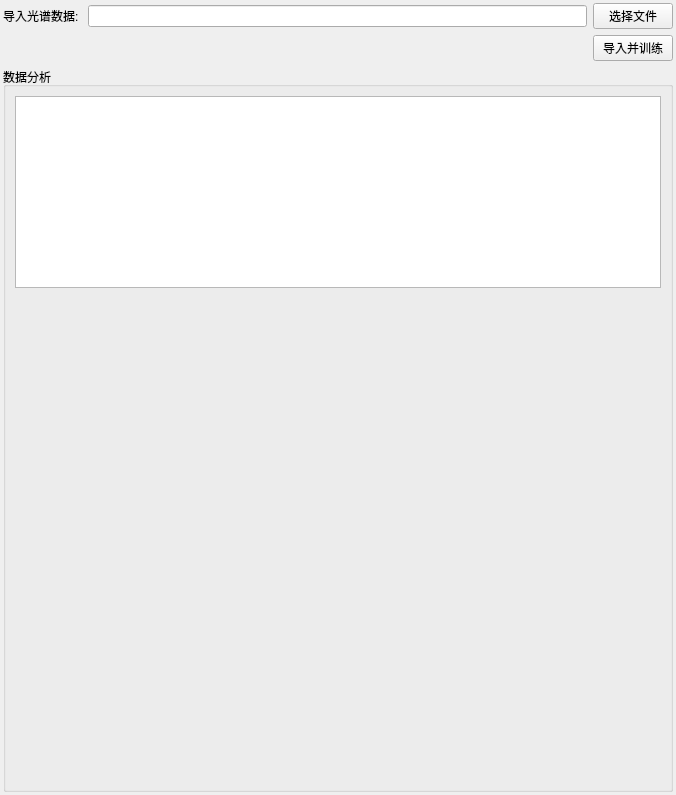
      <widget class="QWidget" name="importTab">
       <attribute name="title">
        <string>导入光谱与训练</string>
       </attribute>
       <layout class="QVBoxLayout" name="verticalLayout_5">
        <property name="leftMargin">
         <number>3</number>
        </property>
        <property name="topMargin">
         <number>3</number>
        </property>
        <property name="rightMargin">
         <number>3</number>
        </property>
        <property name="bottomMargin">
         <number>3</number>
        </property>
        <item>
         <layout class="QGridLayout" name="gridLayout_4">
          <item row="2" column="0" colspan="3">
           <widget class="QGroupBox" name="groupBox_8">
            <property name="title">
             <string>数据分析</string>
            </property>
            <layout class="QGridLayout" name="gridLayout_9">
             <item row="2" column="1">
              <widget class="QLabel" name="data_pic_4">
               <property name="sizePolicy">
                <sizepolicy hsizetype="Fixed" vsizetype="Fixed">
                 <horstretch>0</horstretch>
                 <verstretch>0</verstretch>
                </sizepolicy>
               </property>
               <property name="minimumSize">
                <size>
                 <width>320</width>
                 <height>240</height>
                </size>
               </property>
               <property name="text">
                <string/>
               </property>
              </widget>
             </item>
             <item row="2" column="0">
              <widget class="QLabel" name="data_pic_3">
               <property name="sizePolicy">
                <sizepolicy hsizetype="Fixed" vsizetype="Fixed">
                 <horstretch>0</horstretch>
                 <verstretch>0</verstretch>
                </sizepolicy>
               </property>
               <property name="minimumSize">
                <size>
                 <width>320</width>
                 <height>240</height>
                </size>
               </property>
               <property name="text">
                <string/>
               </property>
              </widget>
             </item>
             <item row="1" column="1">
              <widget class="QLabel" name="data_pic_2">
               <property name="sizePolicy">
                <sizepolicy hsizetype="Fixed" vsizetype="Fixed">
                 <horstretch>0</horstretch>
                 <verstretch>0</verstretch>
                </sizepolicy>
               </property>
               <property name="minimumSize">
                <size>
                 <width>320</width>
                 <height>240</height>
                </size>
               </property>
               <property name="text">
                <string/>
               </property>
              </widget>
             </item>
             <item row="1" column="0">
              <widget class="QLabel" name="data_pic_1">
               <property name="enabled">
                <bool>true</bool>
               </property>
               <property name="sizePolicy">
                <sizepolicy hsizetype="Fixed" vsizetype="Fixed">
                 <horstretch>0</horstretch>
                 <verstretch>0</verstretch>
                </sizepolicy>
               </property>
               <property name="minimumSize">
                <size>
                 <width>320</width>
                 <height>240</height>
                </size>
               </property>
               <property name="text">
                <string/>
               </property>
              </widget>
             </item>
             <item row="0" column="0" colspan="2">
              <widget class="QPlainTextEdit" name="training_report">
               <property name="readOnly">
                <bool>true</bool>
               </property>
              </widget>
             </item>
            </layout>
           </widget>
          </item>
          <item row="1" column="2">
           <widget class="QPushButton" name="training">
            <property name="text">
             <string>导入并训练</string>
            </property>
            <property name="checkable">
             <bool>false</bool>
            </property>
           </widget>
          </item>
          <item row="1" column="1">
           <widget class="QLabel" name="importStatus">
            <property name="text">
             <string/>
            </property>
           </widget>
          </item>
          <item row="0" column="2">
           <widget class="QPushButton" name="importFile">
            <property name="text">
             <string>选择文件</string>
            </property>
            <property name="checkable">
             <bool>false</bool>
            </property>
           </widget>
          </item>
          <item row="1" column="0">
           <widget class="QLabel" name="label_2">
            <property name="text">
             <string/>
            </property>
           </widget>
          </item>
          <item row="0" column="0">
           <widget class="QLabel" name="label">
            <property name="text">
             <string>导入光谱数据: </string>
            </property>
            <property name="alignment">
             <set>Qt::AlignCenter</set>
            </property>
           </widget>
          </item>
          <item row="0" column="1">
           <widget class="QLineEdit" name="path">
            <property name="readOnly">
             <bool>true</bool>
            </property>
           </widget>
          </item>
         </layout>
        </item>
       </layout>
      </widget>
